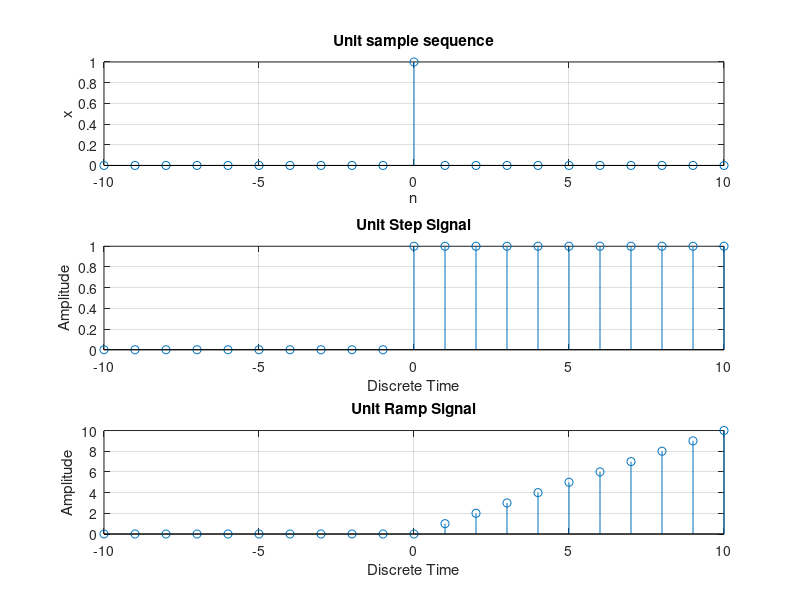

MATLAB code for this plot:
clc;
clear all;
close all;
n0=-10:10;
%for unit sample sequence
SamleSignal=[(n0==0)==1];
subplot(3,1,1);
stem(n0,SamleSignal);
title('Unit sample sequence')
xlabel('n');
ylabel('x');
grid on;
%for unit step signal
stepSignal=[(n0>=0)==1]
subplot(3,1,2);
stem(n0,stepSignal);
title('Unit Step Signal');
xlabel('Discrete Time');
ylabel('Amplitude');
grid on;
%for unit Ramp signal
ramSignal=[((n0>=0)==1).*n0];
subplot(3,1,3);
stem(n0,ramSignal);
title('Unit Ramp Signal');
xlabel('Discrete Time');
ylabel('Amplitude');
grid on;
